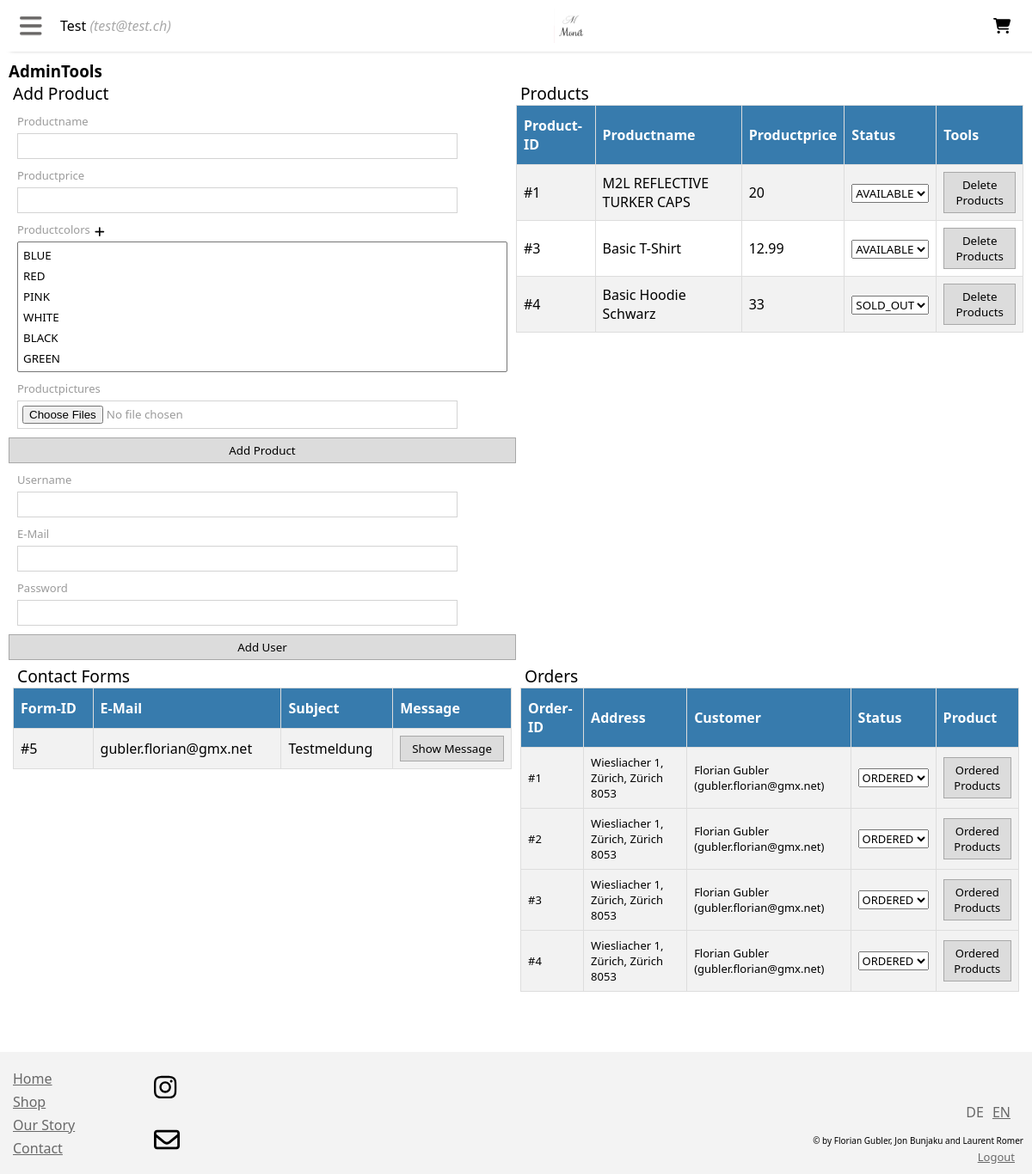
Screenshot of /assets/sites/admin.php (signed in) with the database file from the repository.
### tables this page shows
CREATE TABLE `products` (
  `PK_product` int(11) NOT NULL,
  `productname` varchar(255) NOT NULL,
  `price` float NOT NULL,
  `status` enum('available','sold_out') NOT NULL,
  `upload_date` timestamp NOT NULL DEFAULT current_timestamp()
);

CREATE TABLE `contact` (
  `PK_contact` int(11) NOT NULL,
  `email` varchar(255) NOT NULL,
  `subject` varchar(255) NOT NULL,
  `text` text NOT NULL
);

CREATE TABLE `orders` (
  `PK_order` int(11) NOT NULL,
  `FK_userdata` int(11) NOT NULL,
  `status` enum('ordered','paid','shipped','rejected') NOT NULL,
  `paymentID` varchar(500) DEFAULT NULL
);

CREATE TABLE `userdata` (
  `PK_userdata` int(11) NOT NULL,
  `fullname` varchar(300) NOT NULL,
  `email` varchar(300) NOT NULL,
  `address` varchar(300) NOT NULL,
  `city` varchar(300) NOT NULL,
  `state` varchar(300) NOT NULL,
  `postcode` varchar(300) NOT NULL
);

### src/config.php (called while the page is built, shortened)
<?php
$rootpath = "http://localhost:8000";
$pathname = $_SERVER["DOCUMENT_ROOT"] . "/";
$hostname = "shop_db";
$username = "MYSQL_USER";
$password = "MYSQL_PASSWORD";
$database = "shopdb";
$mysqli_conn = new mysqli($hostname, $username, $password, $database);
$mysqli_conn->set_charset("utf8mb4");
require_once("assets/dbquerys/dquerys.class.php");
$conn = new DBquery($mysqli_conn);
$texte = json_decode(file_get_contents($pathname .  "assets/language/" . $_SESSION["lang"] . ".json"));

### src/assets/dbquerys/dquerys.class.php (called while the page is built, shortened)
<?php
class DBquery
{
    public $dbconn;
    function __construct($dbconn)
    {
        $this->dbconn = $dbconn;
    }
    function getCustomerRequest()
    {
        $contacts = array();
        $sql = "SELECT * FROM contact";
        $qry = $this->dbconn->query($sql);
        while ($result = $qry->fetch_assoc()) {
            array_push($contacts, $result);
        }
        return $contacts;
    }
    function getColorsOfProduct($PK_product)
    {
        $colors = array();
        $sql = "SELECT * FROM product_colors INNER JOIN shop_colors ON FK_color = PK_color WHERE FK_product=$PK_product";
        $qry = $this->dbconn->query($sql);
        while ($result = $qry->fetch_assoc()) {
            array_push($colors, $result);
        }
        return $colors;
    }
    function getPicturesOfProduct($PK_product)
    {
        $pictures = array();
        $sql = "SELECT * FROM product_images WHERE FK_product=$PK_product";
        $qry = $this->dbconn->query($sql);
        while ($result = $qry->fetch_assoc()) {
            array_push($pictures, $result['picture']);
        }
        return $pictures;
    }
    function getAllProducts()
    {
        $products = array();
        $sql = "SELECT * FROM products";
        $qry = $this->dbconn->query($sql);
        while ($result = $qry->fetch_assoc()) {
            $result["pictures"] = $this->getPicturesOfProduct($result['PK_product']);;
            $result["colors"] = $this->getColorsOfProduct($result['PK_product']);
            array_push($products, $result);
        }
        return $products;
    }
    function getAllColors()
    {
        $colors = array();
        $sql = "SELECT * FROM shop_colors";
        $qry = $this->dbconn->query($sql);
        while ($result = $qry->fetch_assoc()) {
            array_push($colors, $result);
        }
        return $colors;
    }
    function Admin_get_enum_values($table, $field){
        $type = $this->dbconn->query( "SHOW COLUMNS FROM $table WHERE Field = '$field'" )->fetch_assoc()["Type"];
        preg_match("/^enum\(\'(.*)\'\)$/", $type, $matches);
        $enum = explode("','", $matches[1]);
        return $enum;
    }
    function GetProductsFromOrder($pkOrder){
        $products = array();
        $sql = "SELECT * FROM order_products JOIN products ON order_products.FK_product = products.PK_product JOIN shop_colors ON order_products.FK_color = shop_colors.PK_color WHERE FK_order=$pkOrder";
        $qry = $this->dbconn->query($sql);
        while ($result = $qry->fetch_assoc()) {
            array_push($products, $result);
        }
        return $products;
    }
    function Admin_getAllOrders(){
        $orders = array();
        $sql = "SELECT * FROM orders JOIN userdata ON orders.FK_userdata = userdata.PK_userdata";
        $qry = $this->dbconn->query($sql);
        while ($result = $qry->fetch_assoc()) {
            $result["products"] = $this->GetProductsFromOrder($result["PK_order"]);
            array_push($orders, $result);
        }
        return $orders;
    }
}

### src/assets/sites/admin.php (the view, shortened to what this page needs)
<?php
include "../../config.php";
$failed = false;
?>
<!DOCTYPE html>
<html lang="en">
<head>
    <?php
    include '../../header.php'
    ?>
    <link rel="stylesheet" href="<?php echo $rootpath?>/assets/css/style_admin.css">
    <link rel="stylesheet" href="<?php echo $rootpath?>/assets/css/style_contact.css">
</head>
<body>
<?php
include '../../navbar.php';
?>
<div class="site-div-content admintools">
    <?php
        if(!$_SESSION["admin"]){
            ?>
                <div class="contact-form-container">
                    <form action="" method="post">
                        <div class="contact-inputs-container">
                            <label for="input-email"><?php echo $texte->email ?></label>
                            <input id="input-email" type="email" autocomplete="username" name="email" placeholder="<?php echo $texte->email ?>" required>
                        </div>
                        <div class="contact-inputs-container">
                            <label for=input-password"><?php echo $texte->password ?></label>
                            <input id="input-subject" autocomplete="password" type="password" name="password" placeholder="<?php echo $texte->password ?>" required>
                        </div>
                        <button type="submit" name="admin-login"><?php echo $texte->login ?></button>
                    </form>
                </div>
                <?php
                    if($failed){
                        ?>
                            <div class="contact-upload-failed">
                                <p><i class="fas fa-times"></i> <?php echo $texte->loginfailed ?></p>
                            </div>
                        <?php
                    }
                ?>
            <?php
        } else{
            $contacts = $conn->getCustomerRequest();
            $allcolors = $conn->getAllColors();
            $products = $conn->getAllProducts();
            $orders = $conn->Admin_getAllOrders();
            ?>
            <h3><?php echo $texte->admintools ?></h3>
            <div style="display: flex; flex-direction: row;">
                <div class="add-product-form" style="width: 100%">
                    <span class="title"><?php echo $texte->addproduct ?></span>
                    <form action="" method="POST" enctype="multipart/form-data">
                        <div class="contact-inputs-container">
                            <label for="inp-productname"><?php echo $texte->productname ?></label>
                            <input type="text" id="inp-productname" name="productname" required>
                        </div>
                        <div class="contact-inputs-container">
                            <label for="inp-price"><?php echo $texte->productprice ?></label>
                            <input type="number" step="0.01" id="inp-price" name="productprice" required>
                        </div>
                        <div class="contact-inputs-container">
                            <div style="display: flex; flex-direction: row; align-items: center; justify-content: left; width: 100%">
                                <label for="inp-colors"><?php echo $texte->productcolors ?></label>
                                <button class="icon-btn" type="button" style="margin-left: 5px" onclick="OpenAddColorWindow();"><i class="fa-solid fa-plus"></i></button>
                            </div>
                            <select id="inp-colors" name="productcolors[]" multiple required size="<?php echo count($allcolors); ?>" style="overflow-y: auto; padding: 3px">
                                <?php
                                foreach ($allcolors as $color){
                                    echo "<option style='padding: 3px' value='" . $color["PK_color"] . "'>" . strtoupper($color["color_tag"]) . "</option>";
                                }
                                ?>
                            </select>
                        </div>
                        <div class="contact-inputs-container">
                            <label for="inp-pictures"><?php echo $texte->productpictures ?></label>
                            <input id="inp-pictures" type="file" name="productpictures[]" multiple required accept="image/png, image/gif, image/jpeg">
                        </div>
                        <button type="submit" name="addproduct" class="normal-btn"><?php echo $texte->addproduct ?></button>
                    </form>
                    <form action="" method="POST">
                        <div class="contact-inputs-container">
                            <label for="inp-username"><?php echo $texte->username ?></label>
                            <input id="inp-username" type="text" name="username" required>
                        </div>
                        <div class="contact-inputs-container">
                            <label for="inp-email"><?php echo $texte->email ?></label>
                            <input id="inp-email" type="email" name="email" required>
                        </div>
                        <div class="contact-inputs-container">
                            <label for="inp-password"><?php echo $texte->password ?></label>
                            <input id="inp-password" autocomplete="new-password" type="password" name="password" required>
                        </div>
                        <button type="submit" name="add-admin" class="normal-btn"><?php echo $texte->adduser ?></button>
                    </form>
                </div>
                <div style="width: 100%" class="table-overflow">
                    <span class="title"><?php echo $texte->products ?></span>
                    <table>
                        <tr>
                            <th><?php echo $texte->productid ?></th>
                            <th><?php echo $texte->productname ?></th>
                            <th><?php echo $texte->productprice ?></th>
                            <th><?php echo $texte->status ?></th>
                            <th><?php echo $texte->tools ?></th>
                        </tr>
                        <?php
                        foreach ($products as $product){
                            ?>
                            <tr>
                                <td><?php echo "#" . $product["PK_product"]?></td>
                                <td><?php echo $product["productname"]?></td>
                                <td><?php echo $product["price"]?></td>
                                <td>
                                    <select name="status" onchange="SubmitChangeProductStatus(<?php echo $product["PK_product"]; ?>, this.value)">
                                        <?php
                                            foreach ($conn->Admin_get_enum_values("products", "status") as $statusval){
                                                $selected = "";
                                                if($statusval == $product["status"]) $selected = "selected";
                                                ?>
                                                    <option <?php echo $selected?> value="<?php echo $statusval; ?>"><?php echo strtoupper($statusval) ?></option>
                                                <?php
                                            }
                                        ?>
                                    </select>
                                </td>
                                <td>
                                    <form action="" method="POST">
                                        <button type="submit" class="normal-btn" name="deleteproduct"><?php echo $texte->deleteproduct ?></button>
                                    </form>
                                </td>
                            </tr>
                            <?php
                        }
                        ?>
                    </table>
                </div>
            </div>
            <div class="contact-table">
                <div class="table-container table-overflow">
                    <span class="title"><?php echo $texte->contactrequests ?></span>
                    <table>
                        <tr>
                            <th><?php echo $texte->requestid ?></th>
                            <th><?php echo $texte->email ?></th>
                            <th><?php echo $texte->subject ?></th>
                            <th><?php echo $texte->message ?></th>
                        </tr>
                        <?php
                        foreach ($contacts as $contact){
                            ?>
                            <tr>
                                <td><?php echo "#" . $contact["PK_contact"]?></td>
                                <td><?php echo $contact["email"]?></td>
                                <td><?php echo $contact["subject"]?></td>
                                <td><button class="normal-btn" onclick="popup = CreatePopUpWindow(TEXTE.contactrequests + ': <?php echo $contact["subject"]; ?>'); popup.getElementsByClassName('popup-content')[0].innerHTML = '<?php echo $contact["text"]; ?>';"><?php echo $texte->showmessage ?></button></td>
                            </tr>
                            <?php
                        }
                        ?>
                    </table>
                </div>
                <div class="table-container table-overflow">
                    <span class="title"><?php echo $texte->orders ?></span>
                    <table class="table-small">
                        <tr>
                            <th><?php echo $texte->orderid ?></th>
                            <th><?php echo $texte->address ?></th>
                            <th><?php echo $texte->customer ?></th>
                            <th><?php echo $texte->status ?></th>
                            <th><?php echo $texte->product ?></th>
                        </tr>
                        <?php
                        foreach ($orders as $order){
                            ?>
                            <tr>
                                <td><?php echo "#" . $order["PK_order"]?></td>
                                <td><?php echo $order["address"] . ", " . $order["state"] . ", " . $order["city"] . " " .  $order["postcode"]; ?></td>
                                <td><?php echo $order["fullname"] . " (" . $order["email"] . ")"; ?></td>
                                <td>
                                    <select name="status" onchange="SubmitChangeOrderStatus(<?php echo $order["PK_order"]; ?>, this.value)">
                                        <?php
                                        foreach ($conn->Admin_get_enum_values("orders", "status") as $statusval){
                                            $selected = "";
                                            if($statusval == $order["status"]) $selected = "selected";
                                            ?>
                                            <option <?php echo $selected?> value="<?php echo $statusval; ?>"><?php echo strtoupper($statusval) ?></option>
                                            <?php
                                        }
                                        ?>
                                    </select>
                                </td>
                                <td>
                                    <button class="normal-btn" onclick="ShowHiddenRow(<?php echo $order["PK_order"]; ?>);"><?php echo $texte->orderedproducts ?></button>
                                </td>
                            </tr>
                            <?php
                        }
                        ?>
                    </table>
                </div>
            </div>
            <?php
        }
    ?>
</div>
<?php
include '../../footer.php';
?>
</body>
</html>

### rows the page displays
products: PK_product "4", productname "Basic Hoodie Schwarz", price "33", status "SOLD_OUT"
contact: PK_contact "5", email "gubler.florian@gmx.net", subject "Testmeldung"
orders: PK_order "1", FK_userdata.address "Wiesliacher 1", FK_userdata.state "Zürich", FK_userdata.city "Zürich", FK_userdata.postcode "8053", FK_userdata.fullname "Florian Gubler", FK_userdata.email "gubler.florian@gmx.net", status "ORDERED"
orders: PK_order "2", FK_userdata.address "Wiesliacher 1", FK_userdata.state "Zürich", FK_userdata.city "Zürich", FK_userdata.postcode "8053", FK_userdata.fullname "Florian Gubler", FK_userdata.email "gubler.florian@gmx.net", status "ORDERED"
orders: PK_order "3", FK_userdata.address "Wiesliacher 1", FK_userdata.state "Zürich", FK_userdata.city "Zürich", FK_userdata.postcode "8053", FK_userdata.fullname "Florian Gubler", FK_userdata.email "gubler.florian@gmx.net", status "ORDERED"
orders: PK_order "4", FK_userdata.address "Wiesliacher 1", FK_userdata.state "Zürich", FK_userdata.city "Zürich", FK_userdata.postcode "8053", FK_userdata.fullname "Florian Gubler", FK_userdata.email "gubler.florian@gmx.net", status "ORDERED"

### other values shown
$_SESSION["adminuser"]["username"] "Test"
$_SESSION["adminuser"]["email"] "test@test.ch"
$texte->admintools "AdminTools"
$texte->addproduct "Add Product"
$texte->productname "Productname"
$texte->productprice "Productprice"
$texte->productcolors "Productcolors"
$texte->productpictures "Productpictures"
$texte->username "Username"
$texte->email "E-Mail"
$texte->password "Password"
$texte->adduser "Add User"
$texte->products "Products"
$texte->productid "Product-ID"
$texte->status "Status"
